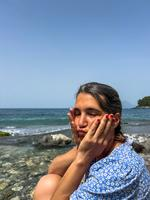
#> input picture media/IMG_4951.jpg, 150 x 200 px
$ python -i orientation.py   (imports and definitions only)
#> lines starting #> are read from the running program, lines starting #| are printed output that depends on the picture
from PIL import ExifTags, Image


def correct_image_orientation(img):
    try:
        # Get Exif orientation data
        for orientation in ExifTags.TAGS.keys():
            if ExifTags.TAGS[orientation] == 'Orientation':
                break
        exif = img._getexif()
        if exif is not None and orientation in exif:
            orientation_value = exif[orientation]
            if orientation_value == 3:  # 180 degrees
                img = img.rotate(180, expand=True)
            elif orientation_value == 6:  # 90 degrees clockwise
                img = img.rotate(270, expand=True)
            elif orientation_value == 8:  # 90 degrees counter-clockwise
                img = img.rotate(90, expand=True)
    except Exception as e:
        print(f"Error correcting image orientation: {e}")
    return img

>>> import cv2
>>> picture = cv2.imread('../../media/IMG_4951.jpg', cv2.IMREAD_GRAYSCALE)
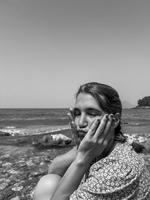
#> picture: shape (200, 150); min 0, max 255, mean 139.4
>>> result = correct_image_orientation(picture)

$ run again, on media/1.2.jpg
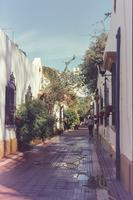
#> input picture media/1.2.jpg, 133 x 200 px
#> `picture = cv2.imread('../../media/IMG_4951.jpg', cv2.IMREAD_GRAYSCALE)`:
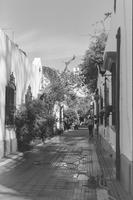
#> picture: shape (200, 133); min 19, max 255, mean 135.5

$ run again, on media/17272816316481225260518669752148.jpg
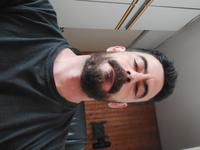
#> input picture media/17272816316481225260518669752148.jpg, 200 x 150 px
#> `picture = cv2.imread('../../media/IMG_4951.jpg', cv2.IMREAD_GRAYSCALE)`:
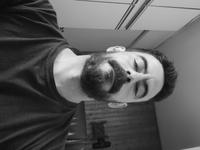
#> picture: shape (150, 200); min 0, max 244, mean 90

$ run again, on media/1727300024906655703981974245417.jpg
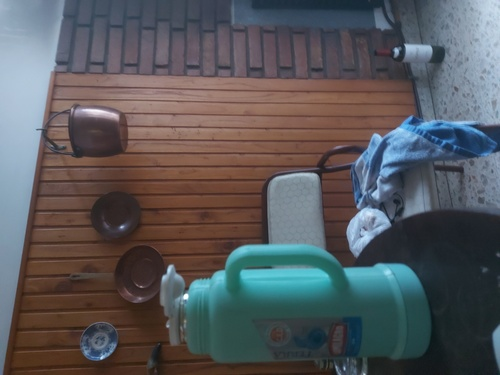
#> input picture media/1727300024906655703981974245417.jpg, 500 x 375 px
#> `picture = cv2.imread('../../media/IMG_4951.jpg', cv2.IMREAD_GRAYSCALE)`:
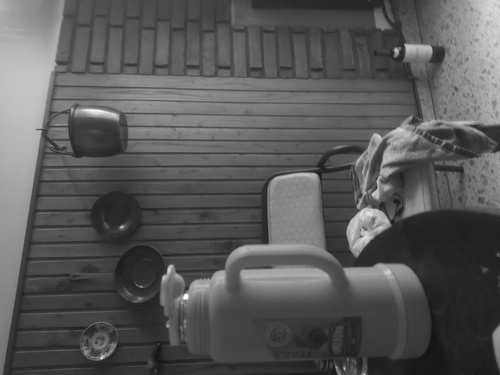
#> picture: shape (375, 500); min 19, max 255, mean 88.5
